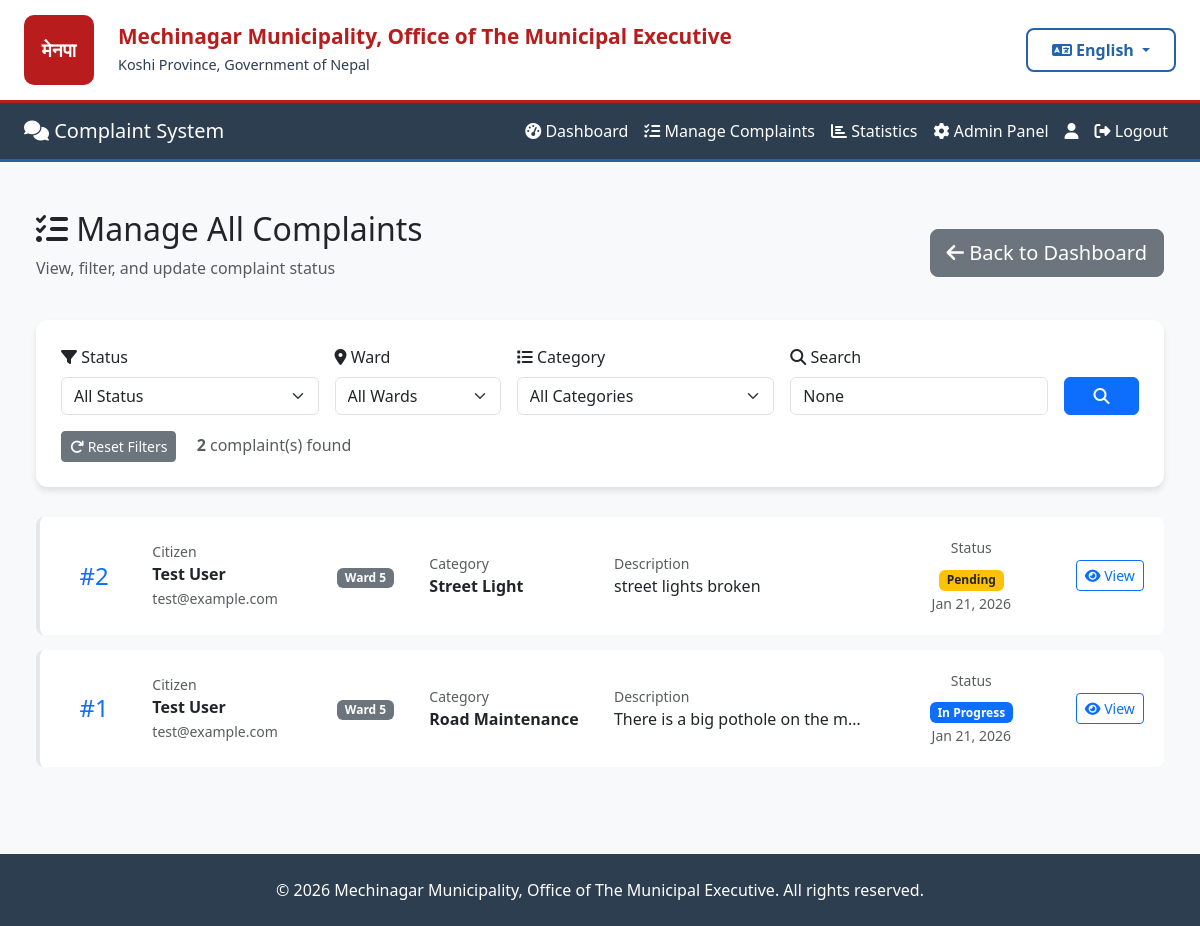
The app's page /complaints/admin/list/ (signed in), older data.
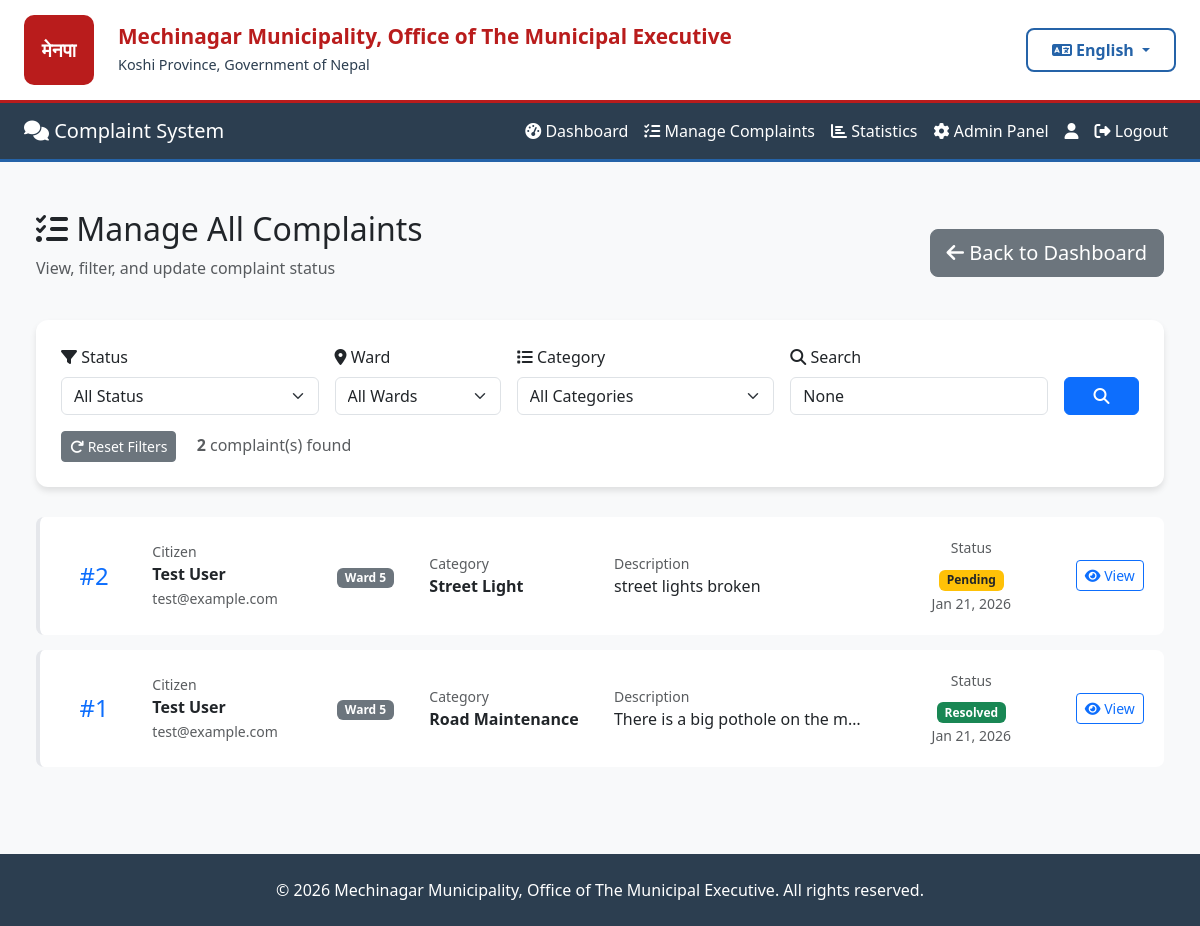
The same page, newer data.
### complaints/models.py (models this page shows, shortened)
class Complaint(models.Model):
    STATUS_CHOICES = [
        ('Pending', 'Pending'),
        ('In Progress', 'In Progress'),
        ('Resolved', 'Resolved'),
    ]
    CATEGORY_CHOICES = [
        ('Road Maintenance', 'Road Maintenance'),
        ('Street Light', 'Street Light'),
        ('Water Supply', 'Water Supply'),
        ('Sanitation', 'Sanitation'),
        ('Traffic', 'Traffic'),
        ('Parks', 'Parks & Recreation'),
        ('Other', 'Other'),
    ]
    WARD_CHOICES = [(str(i), f'Ward {i}') for i in range(1, 16)]
    user = models.ForeignKey(
        settings.AUTH_USER_MODEL,
        on_delete=models.CASCADE,
        related_name='complaints'
    )
    ward = models.CharField(
        max_length=2,
        choices=WARD_CHOICES,
        help_text="Select your ward number (1-15)"
    )
    category = models.CharField(max_length=100, choices=CATEGORY_CHOICES)
    description = models.TextField()
    image = models.ImageField(upload_to=complaint_image_path, blank=True, null=True)
    status = models.CharField(max_length=20, choices=STATUS_CHOICES, default='Pending')
    created_at = models.DateTimeField(auto_now_add=True)
    updated_at = models.DateTimeField(auto_now=True)
    class Meta:
        db_table = 'complaints'
        ordering = ['-created_at']
        verbose_name = 'Complaint'
        verbose_name_plural = 'Complaints'
        indexes = [
            models.Index(fields=['status', 'created_at']),
            models.Index(fields=['ward', 'status']),
        ]

### accounts/models.py (models this page shows, shortened)
class User(AbstractUser):
    WARD_CHOICES = [(str(i), f'Ward {i}') for i in range(1, 16)]
    fullname = models.CharField(max_length=200)
    phone = models.CharField(max_length=20, blank=True, null=True)
    address = models.TextField(blank=True, null=True)
    ward = models.CharField(
        max_length=2,
        choices=WARD_CHOICES,
        blank=True,
        null=True,
        help_text="Your ward number (1-15)"
    )
    created_at = models.DateTimeField(auto_now_add=True)
    class Meta:
        db_table = 'users'

### complaints/admin_views.py (the view)
# urls.py: path('admin/list/', admin_views.admin_complaint_list, name='admin_complaint_list'),
@login_required
@user_passes_test(is_admin)
def admin_complaint_list(request):
    complaints = Complaint.objects.select_related('user').order_by('-created_at')
    status_filter = request.GET.get('status')
    ward_filter = request.GET.get('ward')
    category_filter = request.GET.get('category')
    search = request.GET.get('search')
    if status_filter:
        complaints = complaints.filter(status=status_filter)
    if ward_filter:
        complaints = complaints.filter(ward=ward_filter)
    if category_filter:
        complaints = complaints.filter(category=category_filter)
    if search:
        complaints = complaints.filter(
            Q(description__icontains=search) |
            Q(user__fullname__icontains=search) |
            Q(user__email__icontains=search)
        )
    context = {
        'complaints': complaints,
        'status_filter': status_filter,
        'ward_filter': ward_filter,
        'category_filter': category_filter,
        'search': search,
    }
    return render(request, 'complaints/admin_complaint_list.html', context)

### complaints/admin_views.py (called while the page is built)
def is_admin(user):
    return user.is_staff

### core/context_processors.py (called while the page is built)
def language(request):
    lang = request.session.get('language', 'en')
    return {
        'lang': lang,
        'translations': get_lang_dict(lang),
        't': get_lang_dict(lang),  # Shorter alias
    }

### core/translation.py (called while the page is built)
def get_lang_dict(lang='en'):
    return TRANSLATIONS.get(lang, TRANSLATIONS['en'])

### complaints/templates/complaints/admin_complaint_list.html (shortened to what the changed rows need)
{% extends 'base.html' %}
{% block content %}
<div class="container-fluid py-4">
    <div class="row mb-4">
        <div class="col-12 d-flex justify-content-between align-items-center">
            <div>
                <h2>
                    <i class="fas fa-tasks"></i> Manage All Complaints
                </h2>
            </div>
        </div>
    </div>
    {% if complaints %}
        {% for complaint in complaints %}
            <div class="complaint-row">
                <div class="row align-items-center">
                    <div class="col-md-1 text-center">
                        <h4 class="mb-0 text-primary">#{{ complaint.id }}</h4>
                    </div>
                    <div class="col-md-2">
                        <small class="text-muted d-block">Citizen</small>
                        <strong>{{ complaint.user.fullname }}</strong><br>
                        <small class="text-muted">{{ complaint.user.email }}</small>
                    </div>
                    <div class="col-md-1">
                        <span class="badge bg-secondary">Ward {{ complaint.ward }}</span>
                    </div>
                    <div class="col-md-2">
                        <small class="text-muted d-block">Category</small>
                        <strong>{{ complaint.category }}</strong>
                    </div>
                    <div class="col-md-3">
                        <small class="text-muted d-block">Description</small>
                        <p class="mb-0 text-truncate">{{ complaint.description|truncatewords:10 }}</p>
                    </div>
                    <div class="col-md-2 text-center">
                        <small class="text-muted d-block mb-2">Status</small>
                        {% if complaint.status == 'Pending' %}
                            <span class="badge bg-warning text-dark">Pending</span>
                        {% elif complaint.status == 'In Progress' %}
                            <span class="badge bg-primary">In Progress</span>
                        {% else %}
                            <span class="badge bg-success">Resolved</span>
                        {% endif %}
                        <br>
                        <small class="text-muted">{{ complaint.created_at|date:"M d, Y" }}</small>
                    </div>
                    <div class="col-md-1">
                        <a href="/complaints/admin/detail/{{ complaint.id }}/" class="btn btn-sm btn-outline-primary w-100">
                            <i class="fas fa-eye"></i> View
                        </a>
                    </div>
                </div>
            </div>
        {% endfor %}
    {% else %}
        <div class="alert alert-info text-center py-5">
            <i class="fas fa-inbox" style="font-size: 4rem; color: #3b82f6;"></i>
            <h4>No Complaints Found</h4>
            <p class="mb-0">Try adjusting your filters or search criteria.</p>
        </div>
    {% endif %}
</div>
{% endblock %}

Row changes from the older to the newer data that the page shows:
changed Complaint "Road Maintenance": status "In Progress" → "Resolved"
